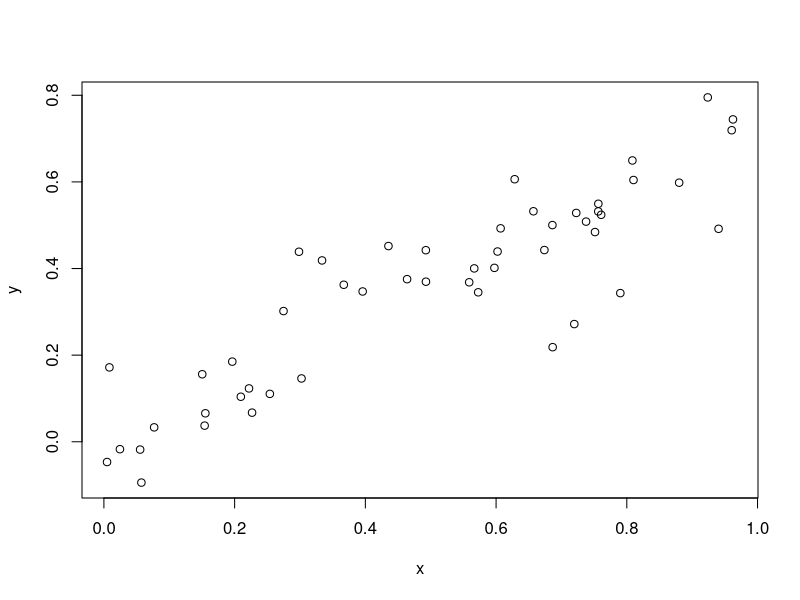
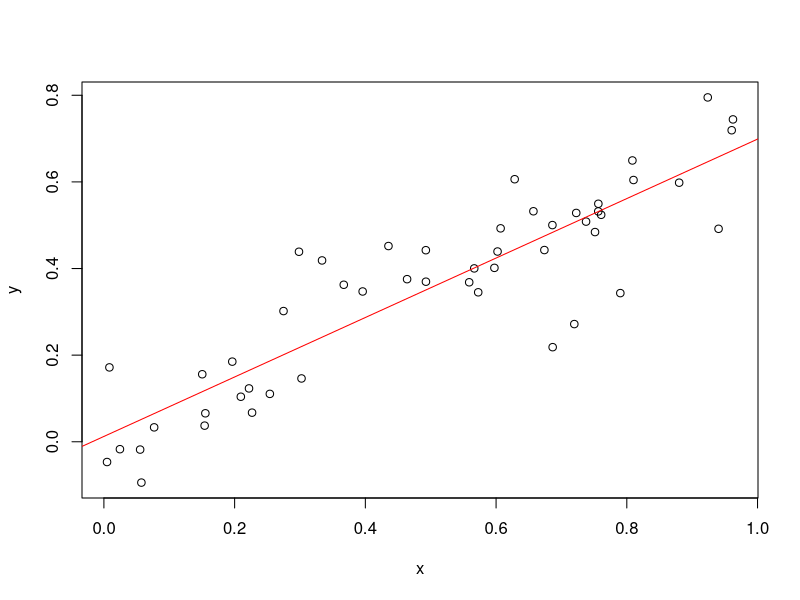
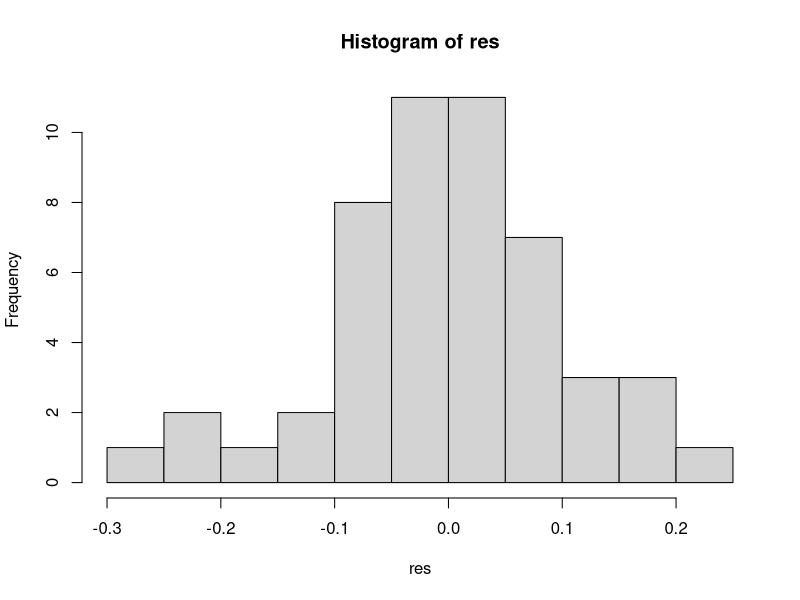
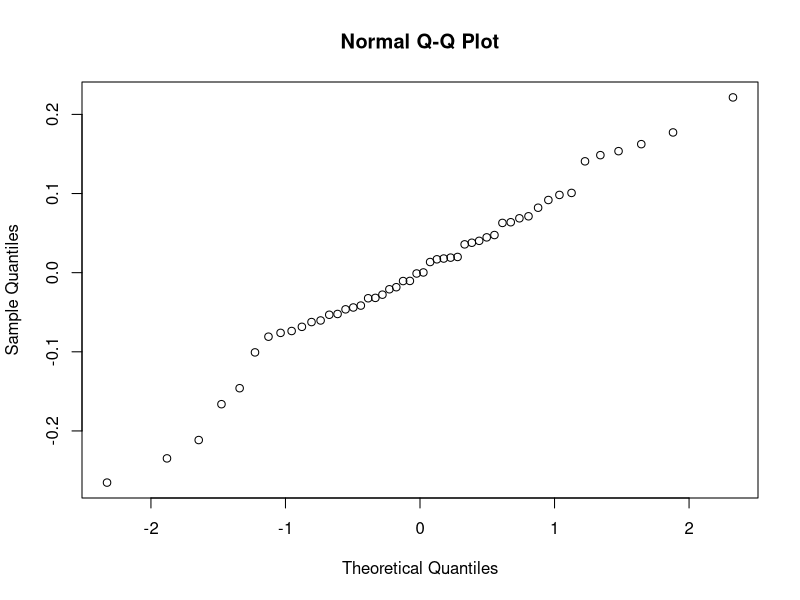
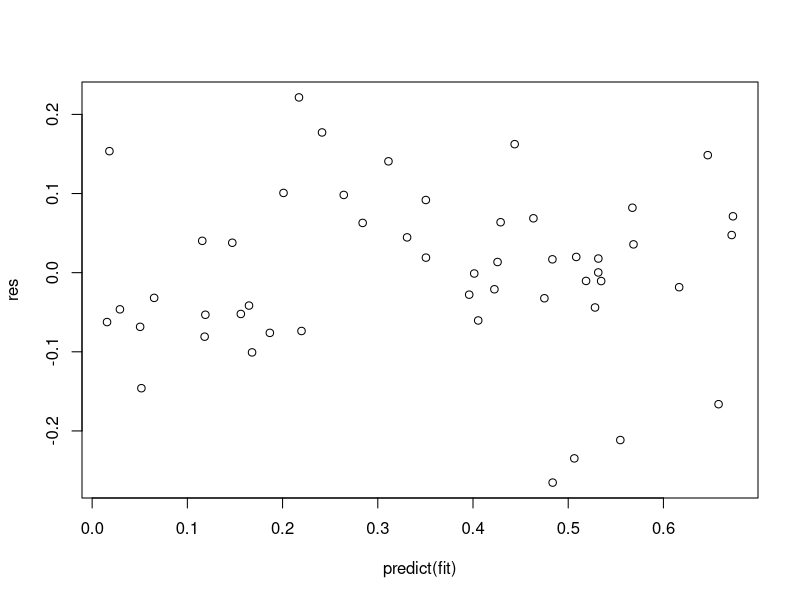
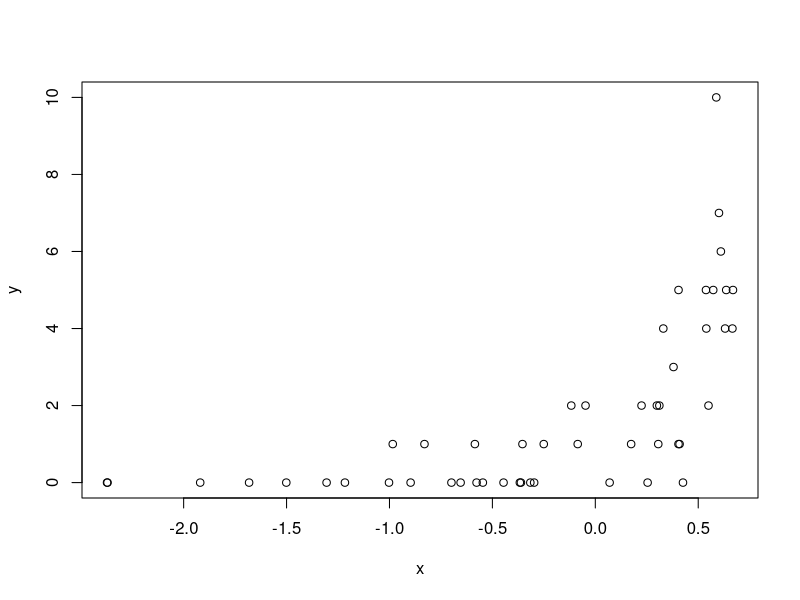
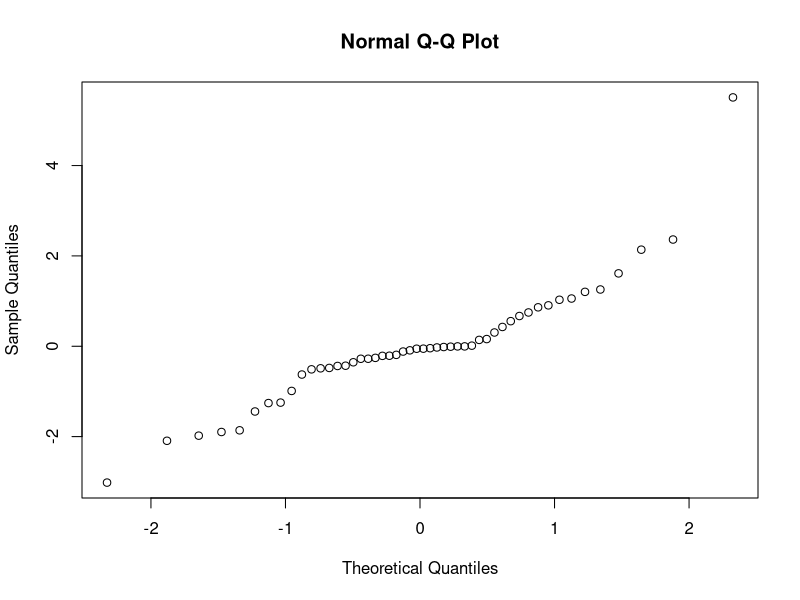
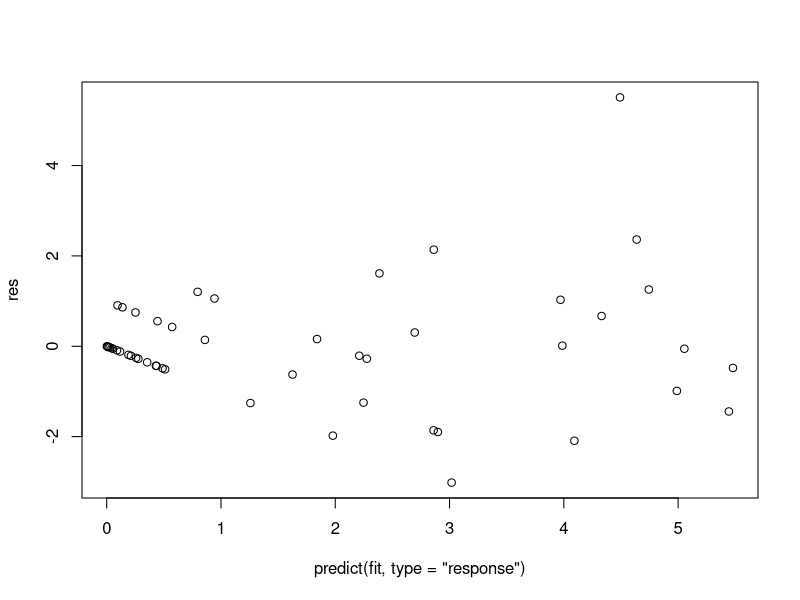

These charts were generated, in order, by the following R code:
## ---- chunk 1
x = runif(50)
y = 0.7 * x + rnorm(50, mean = 0, sd = 0.1)
plot(x, y)
## ---- chunk 2
fit = lm(y ~ x)
plot(x, y)
abline(fit, col = "red")

## ---- chunk 3
res = residuals(fit)
## ---- chunk 4
hist(res)
qqnorm(res)
## ---- chunk 5
plot(res ~ predict(fit))
## ---- chunk 6
x = log(runif(50, 0, 2))
y = rpois(50, lambda = exp(2 * x ))
plot(x, y)
## ---- chunk 7
fit = glm(y ~ x, family = poisson())
## ---- chunk 8
res = residuals(fit, type = "response")
qqnorm(res)
## ---- chunk 9
plot(predict(fit, type = "response"), res)
## ---- chunk 10
plot(predict(fit, type = "response"), residuals(fit, type = "pearson"))
plot(predict(fit, type = "response"), residuals(fit, type = "deviance"))
